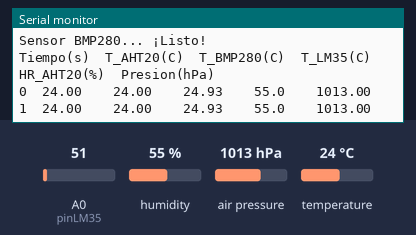
The sketch below on a simulated Arduino Uno, built with avr-gcc and run on an emulated ATmega328P. On the bench: the last lines printed to the serial monitor. The test bench sets the inputs (shaded band); at power-on: humidity 55 %, A0 (pinLM35) = 51, air pressure 1013 hPa, temperature 24 °C.

Above: at 1.3 s.
1.4 s: humidity set to 22 %
At 2.8 s:
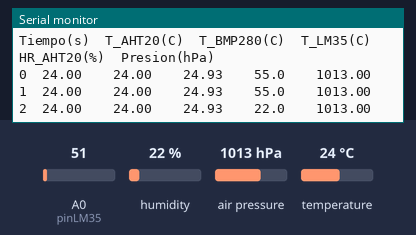
2.9 s: A0 (pinLM35) set to 61
At 4.1 s:
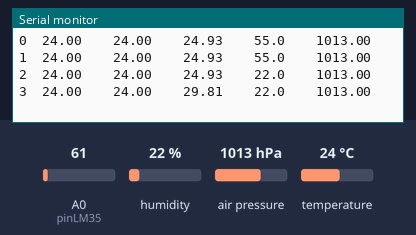
4.4 s: air pressure set to 952 hPa
At 5.4 s:
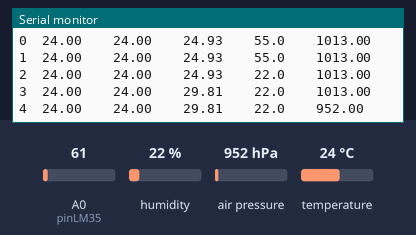
5.9 s: temperature set to 12 °C
At 7.2 s:
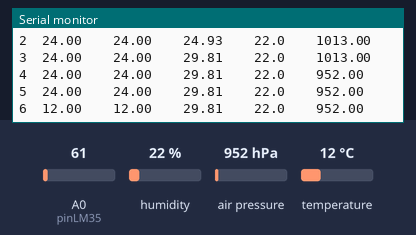
7.4 s: A0 (pinLM35) set to 71
At 8.7 s:
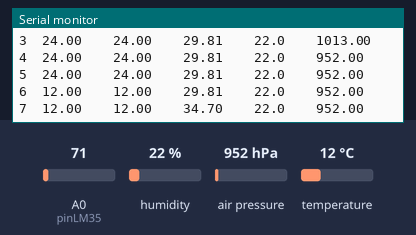
Timing chart, 0 to 9.9 s (numbered marks = the images above; inputs shaded):
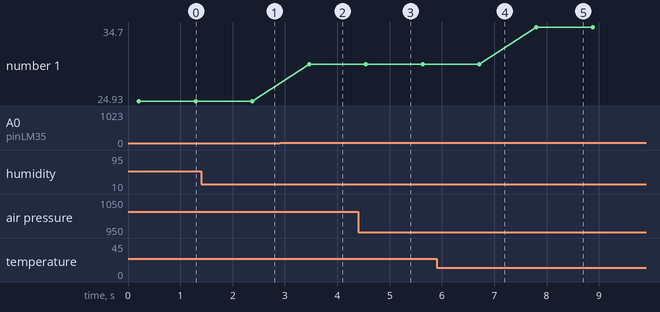

Measured:
- after the input at 1.4 s, the serial monitor: prints a new line after 0.98 s (image 1)
- after the input at 2.9 s, the serial monitor: prints a new line after 0.56 s (image 2)
- after the input at 4.4 s, the serial monitor: prints a new line after 0.15 s (image 3)
- after the input at 5.9 s, the serial monitor: prints a new line after 0.81 s (image 4)
- after the input at 7.4 s, the serial monitor: prints a new line after 0.40 s (image 5)
- plotted number 1: 24.93 → 29.81 after the input at 2.9 s, 29.81 → 34.7 after the input at 7.4 s

The sketch:

Tabla_psicometrica.ino
```cpp
/*
 * PROYECTO: Tabla_psicometrica
 * PARTICIPANTES:

* - Diego Guillermo Guardado Viramontes
* - Axel Perea Pinedo
* - Valeria Carrillo Hernández
 */

#include <Wire.h>
#include <Adafruit_AHTX0.h>
#include <Adafruit_BMP280.h>

// Instanciar los sensores I2C
Adafruit_AHTX0 aht;
Adafruit_BMP280 bmp;

// Configuración del LM35 (Analógico)
const int pinLM35 = A0;

void setup() {
  Serial.begin(9600);
  while (!Serial) { delay(10); } // Esperar a que se abra el monitor serie

  Serial.println("--- Inicializando Sistema Psicométrico Multifuncional ---");

  // 1. Inicializar AHT20
  if (!aht.begin()) {
    Serial.println("¡Error! No se pudo encontrar el sensor AHT20. Revisa conexiones.");
    while (1) delay(10);
  }
  Serial.println("Sensor AHT20... ¡Listo!");

  // 2. Inicializar BMP280
  // Nota: Si no inicia, prueba cambiando a: bmp.begin(0x76) que es común en estos módulos combo
  if (!bmp.begin(0x76)) {
    Serial.println("¡Error! No se pudo encontrar el sensor BMP280. Intentando con dirección por defecto...");
    if (!bmp.begin()) {
      Serial.println("¡Error crítico! No se detectó el BMP280. Revisa soldaduras o direcciones I2C.");
      while (1) delay(10);
    }
  }
  Serial.println("Sensor BMP280... ¡Listo!");

  // Configuración de parámetros  para el BMP280
  bmp.setSampling(Adafruit_BMP280::MODE_NORMAL,     /* Modo de operación. */
                  Adafruit_BMP280::SAMPLING_X2,     /* Temp. oversampling */
                  Adafruit_BMP280::SAMPLING_X16,    /* Presión oversampling */
                  Adafruit_BMP280::FILTER_X16,      /* Filtrado. */
                  Adafruit_BMP280::STANDBY_MS_500); /* Tiempo de espera. */

  // Encabezado de la tabla para Excel
  Serial.println("\nTiempo(s)\tT_AHT20(C)\tT_BMP280(C)\tT_LM35(C)\tHR_AHT20(%)\tPresion(hPa)");
}

void loop() {
  // Variables para almacenar lecturas
  sensors_event_t humidity, temp_aht;
  aht.getEvent(&humidity, &temp_aht); // Lectura del AHT20

  // 1. Temperatura y Humedad del AHT20
  float t_aht = temp_aht.temperature;
  float hr = humidity.relative_humidity;

  // 2. Temperatura y Presión del BMP280
  float t_bmp = bmp.readTemperature();
  float presion = bmp.readPressure() / 100.0F; // Convertir Pascales a hectopascales (hPa)

  // 3. Temperatura del LM35
  int lecturaAnalogica = analogRead(pinLM35);
  float voltaje = (lecturaAnalogica * 5.0) / 1023.0;
  float t_lm35 = voltaje * 100.0;

  // Obtener tiempo de ejecución
  unsigned long tiempo = millis() / 1000;

  // Imprimir fila de datos separada por Tabuladores
  Serial.print(tiempo);
  Serial.print("\t");
  Serial.print(t_aht, 2);
  Serial.print("\t\t");
  Serial.print(t_bmp, 2);
  Serial.print("\t\t");
  Serial.print(t_lm35, 2);
  Serial.print("\t\t");
  Serial.print(hr, 1);
  Serial.print("\t\t");
  Serial.print(presion, 2);
  Serial.println();

  delay(1000); // Muestreo cada 2 segundos
}
```
